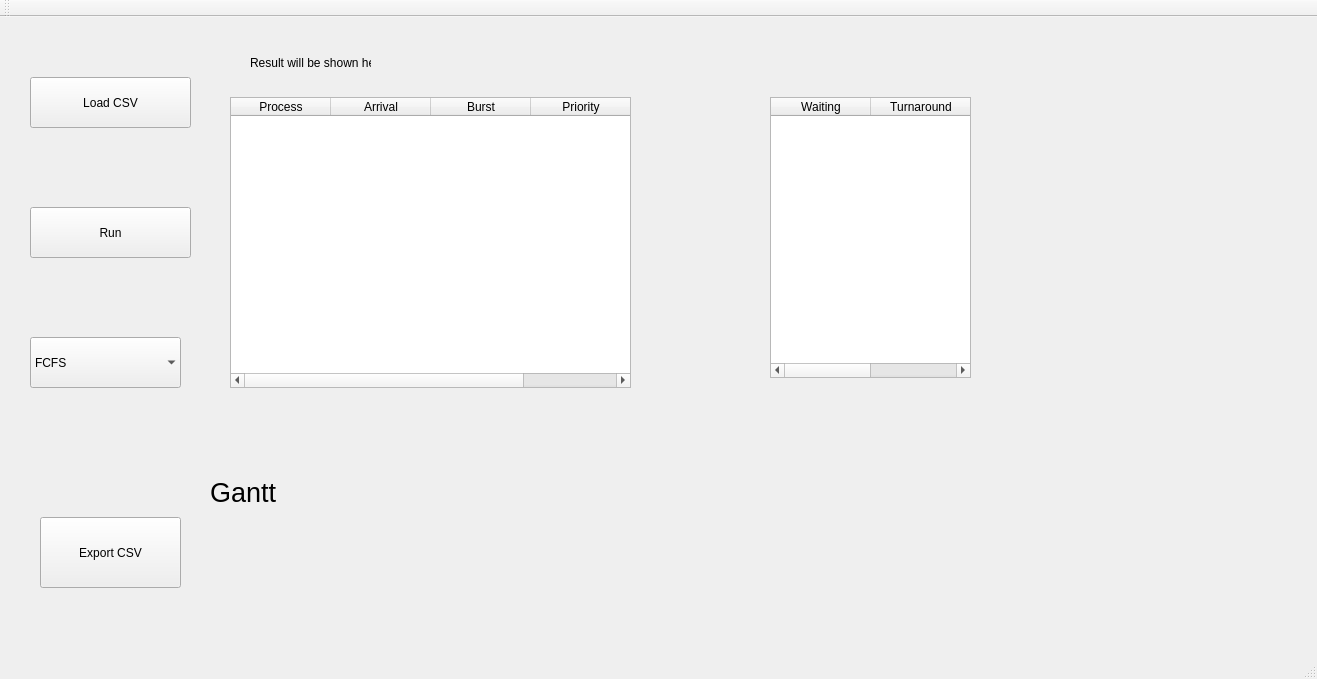
<?xml version="1.0" encoding="UTF-8"?>
<ui version="4.0">
 <class>MainWindow</class>
 <widget class="QMainWindow" name="MainWindow">
  <property name="geometry">
   <rect>
    <x>0</x>
    <y>0</y>
    <width>1317</width>
    <height>679</height>
   </rect>
  </property>
  <property name="windowTitle">
   <string>MainWindow</string>
  </property>
  <widget class="QWidget" name="centralWidget">
   <widget class="QTableWidget" name="tableInput">
    <property name="geometry">
     <rect>
      <x>230</x>
      <y>80</y>
      <width>401</width>
      <height>291</height>
     </rect>
    </property>
    <column>
     <property name="text">
      <string>Process</string>
     </property>
    </column>
    <column>
     <property name="text">
      <string>Arrival</string>
     </property>
    </column>
    <column>
     <property name="text">
      <string>Burst</string>
     </property>
    </column>
    <column>
     <property name="text">
      <string>Priority</string>
     </property>
    </column>
   </widget>
   <widget class="QTableWidget" name="tableOutput">
    <property name="geometry">
     <rect>
      <x>770</x>
      <y>80</y>
      <width>201</width>
      <height>281</height>
     </rect>
    </property>
    <column>
     <property name="text">
      <string>Waiting</string>
     </property>
    </column>
    <column>
     <property name="text">
      <string>Turnaround</string>
     </property>
    </column>
   </widget>
   <widget class="QComboBox" name="comboAlgo">
    <property name="geometry">
     <rect>
      <x>30</x>
      <y>320</y>
      <width>151</width>
      <height>51</height>
     </rect>
    </property>
    <property name="frame">
     <bool>false</bool>
    </property>
    <item>
     <property name="text">
      <string>FCFS</string>
     </property>
    </item>
    <item>
     <property name="text">
      <string>SJF</string>
     </property>
    </item>
    <item>
     <property name="text">
      <string>Priority</string>
     </property>
    </item>
   </widget>
   <widget class="QPushButton" name="btnLoad">
    <property name="geometry">
     <rect>
      <x>30</x>
      <y>60</y>
      <width>161</width>
      <height>51</height>
     </rect>
    </property>
    <property name="text">
     <string>Load CSV</string>
    </property>
   </widget>
   <widget class="QPushButton" name="btnRun">
    <property name="geometry">
     <rect>
      <x>30</x>
      <y>190</y>
      <width>161</width>
      <height>51</height>
     </rect>
    </property>
    <property name="text">
     <string>Run</string>
    </property>
   </widget>
   <widget class="QPushButton" name="btnExport">
    <property name="geometry">
     <rect>
      <x>40</x>
      <y>500</y>
      <width>141</width>
      <height>71</height>
     </rect>
    </property>
    <property name="text">
     <string>Export CSV</string>
    </property>
   </widget>
   <widget class="QLabel" name="labelResult">
    <property name="geometry">
     <rect>
      <x>250</x>
      <y>30</y>
      <width>121</width>
      <height>31</height>
     </rect>
    </property>
    <property name="text">
     <string>Result will be shown here</string>
    </property>
   </widget>
   <widget class="QLabel" name="labelGantt">
    <property name="geometry">
     <rect>
      <x>210</x>
      <y>410</y>
      <width>881</width>
      <height>131</height>
     </rect>
    </property>
    <property name="font">
     <font>
      <pointsize>20</pointsize>
     </font>
    </property>
    <property name="text">
     <string>Gantt</string>
    </property>
   </widget>
  </widget>
  <widget class="QMenuBar" name="menuBar">
   <property name="geometry">
    <rect>
     <x>0</x>
     <y>0</y>
     <width>1317</width>
     <height>21</height>
    </rect>
   </property>
  </widget>
  <widget class="QToolBar" name="mainToolBar">
   <attribute name="toolBarArea">
    <enum>TopToolBarArea</enum>
   </attribute>
   <attribute name="toolBarBreak">
    <bool>false</bool>
   </attribute>
  </widget>
  <widget class="QStatusBar" name="statusBar"/>
 </widget>
 <layoutdefault spacing="6" margin="11"/>
 <resources/>
 <connections/>
</ui>
